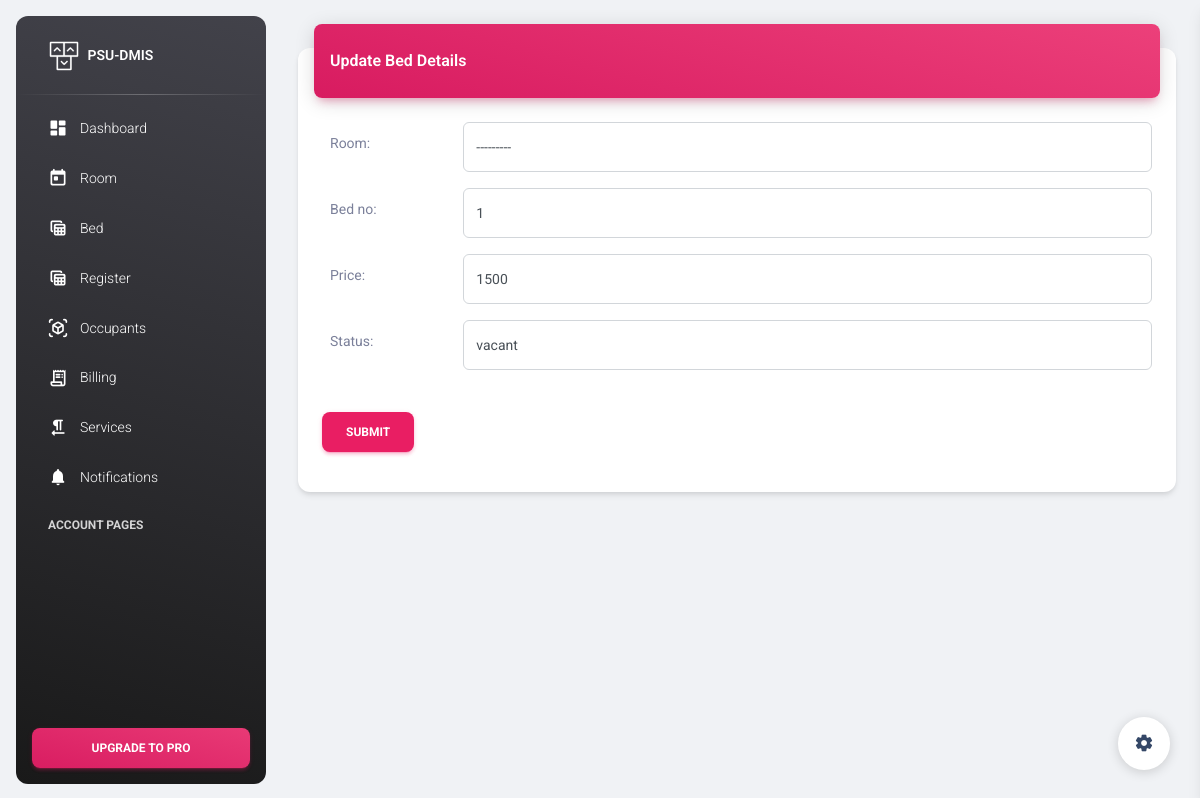
Page /bed_list/1 on the committed database.
### dormitory/models.py (models this page shows, shortened)
class BaseModel(models.Model):
    created_at = models.DateTimeField(
        auto_now_add=True, db_index=True)
    updated_at = models.DateTimeField(auto_now=True)
    class Meta:
        abstract = True

class Bed(BaseModel):
    room = models.ForeignKey(Room, on_delete=models.CASCADE)
    bed_no = models.CharField(max_length=5)
    price = models.CharField(max_length=25)
    bed_status = models.CharField(max_length=25, default="vacant", verbose_name="Status")
    class Meta:
        verbose_name_plural = "Beds"

### landingpage/views.py (the view)
# urls.py: path('bed_list/<pk>', BedUpdateView.as_view(), name="BedUpdate"),
class BedUpdateView(UpdateView):
    model = Bed
    fields = "__all__"
    context_object_name = 'bed'
    template_name = 'bed_update.html'
    success_url = "/bed_list"
    def get_context_data(self, **kwargs):
        context = super().get_context_data(**kwargs)
        return context

### dormitory/models.py (called while the page is built)
    def __str__(self):
        return f"{self.room_name}"

### landingpage/templates/bed_update.html (shortened to what this page needs)
{% extends 'base.html' %}
{% load static %}
{% block content %}
<main class="main-content position-relative max-height-vh-100 h-100 border-radius-lg ">
    <div class="container-fluid py-4">
        <div class="row">
            <div class="col-12">
                <div class="card my-4">
                    <div class="card-header p-0 position-relative mt-n4 mx-3 z-index-2">
                        <div class="bg-gradient-primary shadow-primary border-radius-lg pt-4 pb-3">
                            <h6 class="text-white text-capitalize ps-3">Update Bed Details</h6>
                        </div>
                    </div>
                    <div class="card-body">
                    <form class="" action="" method="post" novalidate>
                        {% include 'includes/form.html' %}
                        <div class="ln_solid">
                            <br />
                            <div class="form-group">
                                <div class="col-md-12 col-sm-3">
                                    <button type='submit' class="btn btn-primary">Submit</button>
                                </div>
                            </div>
                        </div>
                    </form>
                </div>
                </div>
            </div>
        </div>
    </div>
</main>
{% endblock %}

### landingpage/templates/includes/form.html (shortened to what this page needs)
{% load widget_tweaks %}
{% for field in form %}
<div class="input-group input-group-outline mb-3">
    <label class="col-form-label col-md-2 col-sm-2 label-align">{{ field.label_tag }}</label>
    {% render_field field class="form-control" %}
</div>
{% endfor %}

### rows in the picture
Bed: room "---------" "1" "1500" "vacant"

### other values in the picture
{{ field.label_tag }} "Room:" "Bed no:" "Price:" "Status:"
